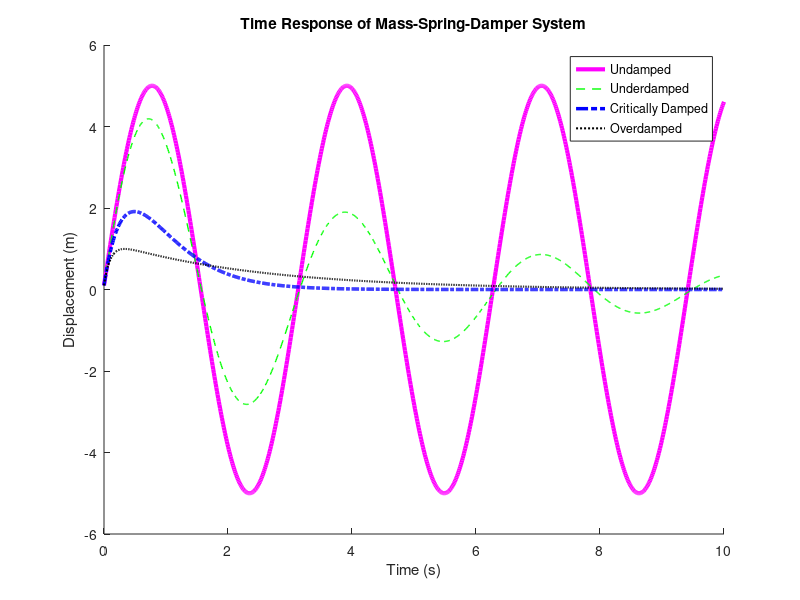

The MATLAB script that drew this image:
m = 2; 
k = 8; 
x0 = 0.1; 
v0 = 10; 
omega_n = sqrt(k/m); 
t = linspace(0, 10, 1000); 
c = 0; 
zeta = c / (2 * sqrt(k * m)); 
x_undamped = x0 * cos(omega_n * t) + (v0 / omega_n) * sin(omega_n * t);
c = 1; 
zeta = c / (2 * sqrt(k * m)); 
omega_d = omega_n * sqrt(1 - zeta^2);
x_underdamped = exp(-zeta * omega_n * t) .* ...
    (x0 * cos(omega_d * t) + (v0 + zeta * omega_n * x0) / omega_d * sin(omega_d * t));
c = 8; 
zeta = 1; 
A = x0; 
B = v0 + omega_n * x0; 
x_critically_damped = (A + B * t) .* exp(-omega_n * t);
c = 20; 
zeta = c / (2 * sqrt(k * m)); 
r1 = -omega_n * (zeta + sqrt(zeta^2 - 1));
r2 = -omega_n * (zeta - sqrt(zeta^2 - 1));
C1 = (v0 - r2 * x0) / (r1 - r2);
C2 = x0 - C1;
x_overdamped = C1 * exp(r1 * t) + C2 * exp(r2 * t);
figure;
hold on;
plot(t, x_undamped, 'm-', 'LineWidth', 3); 
plot(t, x_underdamped, 'g--', 'LineWidth', 1); 
plot(t, x_critically_damped, 'b-.', 'LineWidth', 2.5); 
plot(t, x_overdamped, 'k:', 'LineWidth', 1.5); 
title('Time Response of Mass-Spring-Damper System');
xlabel('Time (s)');
ylabel('Displacement (m)');
legend('Undamped', 'Underdamped', 'Critically Damped', 'Overdamped');
grid off;
hold off;